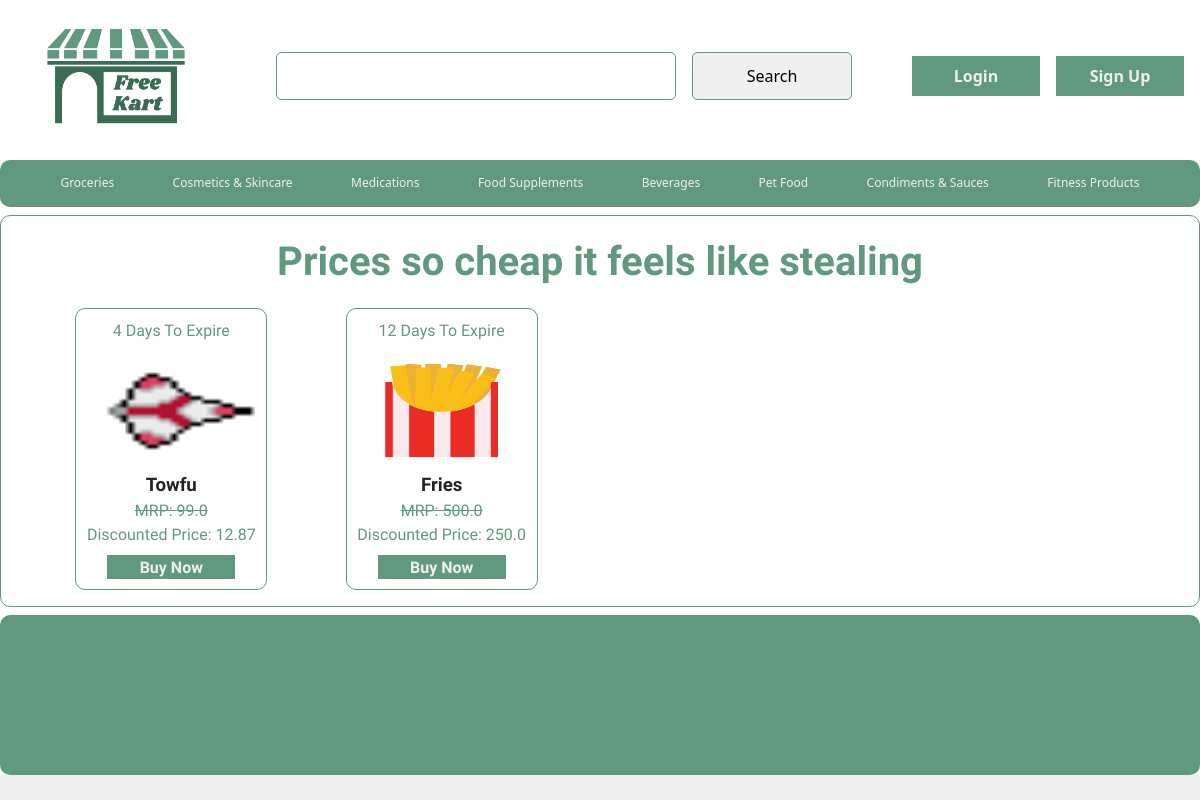
Before: / with the older database file.
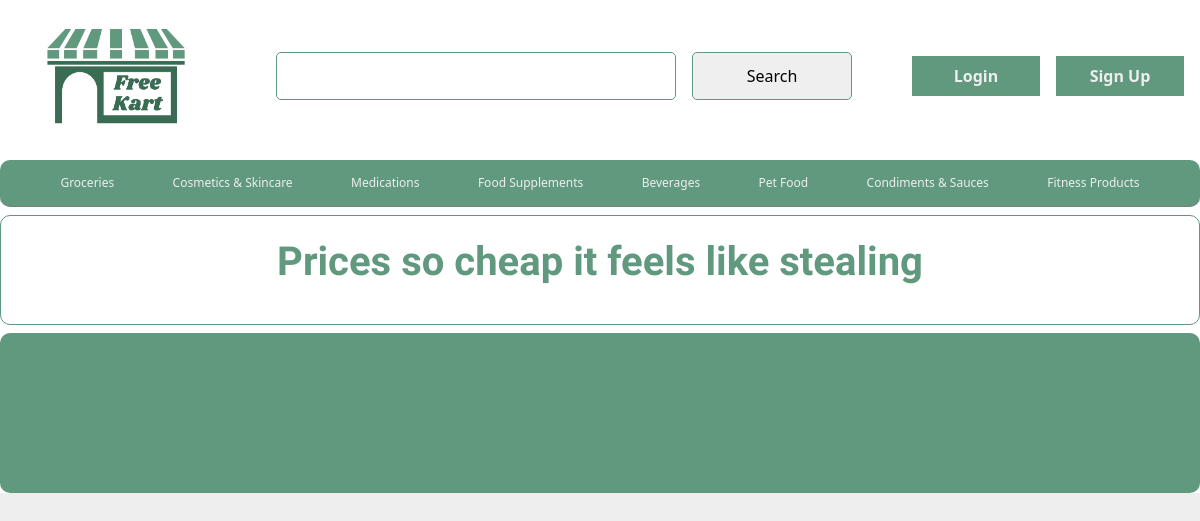
After: the same page with the newer database file.
### models.py (models this page shows, shortened)
class Product(db.Model):
    __tablename__ = "products"
    id = db.Column(db.Integer, primary_key=True, autoincrement=True)
    expiry = db.Column(db.DateTime, nullable=False)
    pic = db.Column(db.String(50), nullable=False, default="")
    name = db.Column(db.String(50), nullable=False)
    quantity = db.Column(db.Integer, nullable=False)
    price = db.Column(db.Float, nullable=False)
    category = db.Column(db.String(25), nullable=False)
    seller_id = db.Column(db.Integer, db.ForeignKey('sellers.id'), nullable=False)

### routes/core.py (the view)
@core.route("/")
def root():
    products = db.session.query(Product).all()
    for product in products :
        product.days = (product.expiry - datetime.now()).days
        product.effective_price = Calc_effective_price(product.price, product.days)
    return render_template("landing.html" , products=products)

### routes/api.py (called while the page is built)
def Calc_effective_price(MRP, time):
    if time > 21:
        price = MRP * 0.90  # 10% discount
    elif time > 14:
        price = MRP * 0.75  # 25% discount
    elif time > 7:
        price = MRP * 0.50  # 50% discount
    elif time == 7:
        price = MRP * 0.25  # 25% discount
    elif time == 6:
        price = MRP * 0.20  # 80% discount
    elif time == 5:
        price = MRP * 0.16  # 84% discount
    elif time == 4:
        price = MRP * 0.13  # 87% discount
    elif time == 3:
        price = MRP * 0.11  # 89% discount
    elif time == 2:
        price = MRP * 0.10  # 90% discount
    elif time == 1:
        price = MRP * 0.9  # 91% discount
    else:
        price = MRP
    return round(price,2)

### templates/landing.html
{% extends "base.html" %}
{% block content %}
<div class="display">
  <div class="heading">
    Prices so cheap it feels like stealing
  </div>
  <div class="products">
    {% for product in products %}
    <div class="product-banner">
      <p>{{product.days}} Days To Expire</p>
      <img src="{{product.pic}}" height="120" width="200"" alt="Product Image">
      <name>{{ product.name }}</name>
      <p><strike>MRP: {{product.price}}</strike><br>
      Discounted Price: {{product.effective_price}}</p>
      <br>
      <button onclick="window.location = '/product-view/' + {{ product.id }}">
        Buy Now
      </button>
    </div>
    {% endfor %}
  </div>
</div>
{% endblock %}

### templates/base.html (shortened to what this page needs)
<!DOCTYPE html>
<html>
  <head>
    <link rel="stylesheet" href="{{ url_for("static", filename = 'css/global.css')}}">
    <link href="https://cdn.jsdelivr.net/npm/bootstrap@5.3.2/dist/css/bootstrap.min.css" rel="stylesheet">
  </head>
  <body>
    <div class="nav-bar">
      <div class="logo">
        <img onclick = "window.location='/'" src="{{ url_for("static", filename = 'img/logo.png')}}" height="120" width="200">
      </div>
      <form class="nav-button">
        <input type="text" id = "query">
        <input type="submit" id = "search"value = "Search">
      </form>
      <div class="feilds">
        <button onclick="window.location='/login/'">Login</button>
        <button onclick="window.location='/register/'">Sign Up</button>
      </div>
    </div>
    <div class="categories">
        <button>Groceries</button>
        <button>Cosmetics & Skincare</button>
        <button>Medications</button>
        <button>Food Supplements</button>
        <button>Beverages</button>
        <button>Pet Food</button>
        <button>Condiments & Sauces</button>
        <button>Fitness Products</button>
    </div>
    {% block content %}
    {% endblock %}
  </body>
  <footer>
  </footer>
</html>

### static/css/global.css (style rules this page uses)
:root { --primary : #61997e; --white : #eeeeee; --content-font : 'Signika Negative' }
html { background-color: var(--white); }
* { margin: none; padding: none; border: none; outline: none; }
body { display: flex; flex-direction: column; gap: 0.5em; }
.nav-bar { padding: 1em; height: auto; gap: 1em; display: flex; align-items: center; justify-content: space-between; flex-wrap: wrap; }
.display { display: flex; flex-direction: column; align-items: center; gap: 1em; padding: 1em; height: auto; border-radius: 10px; border:1px solid var(--primary); }
.heading { font-family: var(--content-font); font-size: 30pt; font-weight: 700; color: var(--primary); }
input { border: 1px solid var(--primary); height: 3em; font-family: var(--content-font); font-size: 12pt; padding: 0 1em; border-radius: 5px; }
button { cursor: pointer; background-color: var(--primary); color: var(--white); font-family: var(--content-font); height: 2.5em; font-weight: bold; border-radius: 5px; font-size: 16pt; width: 8em; }
.nav-button,.feilds { display: flex; gap: 1em; }
#query { width: 25em; }
#search { width: 10em; cursor: pointer; }
.categories { border-radius: 10px; background-color: var(--primary); display: flex; justify-content: space-evenly; flex-wrap: wrap; border-bottom: 1px solid grey; padding: 0.5em; }
.categories button { height: 2.5em; width: auto; font-size: 12px; font-weight: 400; }
footer { height: 10em; background-color: var(--primary); border-radius: 10px; }
.logo img { cursor: pointer; }

Changed rows visible on the page:
removed Product: days "4", pic (picture), name "Towfu", price "99.0", effective_price "12.87"
removed Product: days "12", pic (picture), name "Fries", price "500.0", effective_price "250.0"
